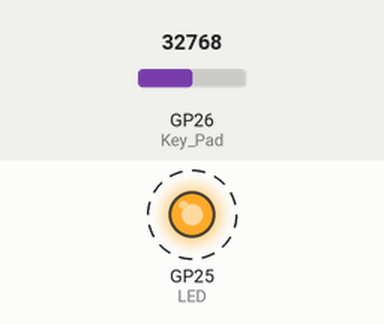
Recording of a program running on a simulated Raspberry Pi Pico running MicroPython. Parts: output pins drawn as LEDs (lit = HIGH). Dashed ring = blinking. Inputs (shaded band) come from the test bench; at power-on: GP26 (Key_Pad) = 32768 (analog values on the 0–65535 scale). Threads take turns every 2 ms; what the program prints to the serial console is not drawn.

Above: at 1.25 s.
1.3 s: GP26 (Key_Pad) set to 5090
Timing chart, 0 to 10.3 s (numbered marks = the images above; inputs shaded):
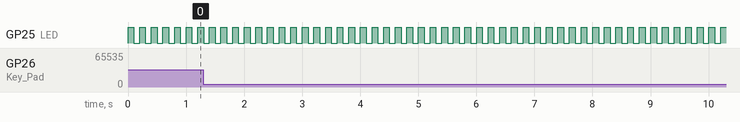

The program:

Analog_Keypad.py
```python
#Matrix keypad - ANALOG 4 x 4 - Refined with buffering to remove key repeats and THREADED
#The thread handles the keyboard scanning, leaving the main loop to handle other tasks.
#When a key is pressed, the value is written to a global variable 'User_Key'.
#The thread now stops checking for key presses until User_Key is processed in the main loop.
#The main loop must process User_Key and then set it to 'null' for the thread to start scanning again.

#connect VCC to 3.3V pin 36
#connect GND to GND  pin 33
#connect OUT to ADC0 pin 31 (GP26 ADC0)

'''
Use the program Key Val Utility.py to obtain these values
KEYMAP showing which key is what analog value and the dividing line between key values
No key pressed averages 408
Full analog range was 65535 @ 1 (top left) to 11490 @ D (bot right)
These readings are avg for each key and then the mid-point between 2 keys
1 65535
--- 62305
2 59075
--- 56177
3 53280
--- 50760
A 48240
--- 44140
4 40040
--- 38490
5 36940
--- 35605
6 34270
--- 33075
B 31880
--- 29830
7 27780
--- 26985
8 26190
--- 25470
9 24750
--- 24185
C 23620
--- 22445
* 21270
--- 18910
0 16550
--- 15045
# 13540
--- 12515
D 11490
--- 5745
  408
'''

import machine
import utime
import _thread

LED = machine.Pin(25, machine.Pin.OUT)
Key_Pad = machine.ADC(0)  #setup analog reading on ADC 0
Raw = 0

Last_Key = "null"        #buffer variable to hold a button press value until button is released
User_Key = "null"        #User pressed key, is set in thread, but can be read in main loop

def Analog_Keyboard_Scanner():  #This function will handle the keyboard and run in its own thread.
    global User_Key
    Last_Key = "null"        #buffer variable to hold a button press value until button is released
    while True:                 #loop forever
        #if someone typed fast, User_Key could be written over before it is handled in the main loop
        #to prevent this, the loop will not accept another key press until the main loop
        #reads the User_Key value and resets it to 'null'
        if User_Key == "null":
            Raw = Key_Pad.read_u16()
            Key = 'null'
            if Raw > 62305:
                Key = "1"
            elif (Raw > 56177) and (Raw <= 62305):
                Key = "2"
            elif (Raw > 50760 ) and (Raw <= 56177):
                Key = "3"
            elif (Raw > 44140) and (Raw <= 50760):
                Key = "A"

            elif (Raw > 38490) and (Raw <= 44140):
                Key = "4"
            elif (Raw > 35605) and (Raw <= 38490):
                Key = "5"
            elif (Raw > 33075) and (Raw <= 35605):
                Key = "6"
            elif (Raw > 29830) and (Raw <= 33075):
                Key = "B"

            elif (Raw > 26985) and (Raw <= 29830):
                Key = "7"
            elif (Raw > 25470) and (Raw <= 26985):
                Key = "8"
            elif (Raw > 24185) and (Raw <= 25470):
                Key = "9"
            elif (Raw > 22445) and (Raw <= 24185):
                Key = "C"

            elif (Raw > 18910) and (Raw <= 22445):
                Key = "*"
            elif (Raw > 15045) and (Raw <= 18910):
                Key = "0"
            elif (Raw > 12515) and (Raw <= 15045):
                Key = "#"
            elif (Raw > 5745) and (Raw <= 12515):
                Key = "D"

            if (Key != "null"):  #Button was pressed - put it in buffer until button is released
                Last_Key = Key   #Store key press in buffer 'Last_Key'
            elif (Key == "null") and (Last_Key != "null"):  #Keypress in buffer, and button was released
                User_Key = Last_Key  #Store key press in variable for reading by main loop
                Last_Key = "null"    #reset buffer to empty so another key press can be recorded

        utime.sleep(.02) #slow down the loop a bit as full speed isn't needed

_thread.start_new_thread(Analog_Keyboard_Scanner,())  #This starts the thread running


while True:  #main loop working on other things
    LED.toggle()
    if User_Key != "null":             #Check for value in User_Key and act on it
        Key_Code = User_Key            #Copy User_Key to  a variable used within main loop
        User_Key = "null"              #Reset User_Key to null so it can be written to again
        print("Key Code =",Key_Code)
    utime.sleep(.1)
```

Measured:
- by itself, GP25 (LED): alternates HIGH for 0.10 s and LOW for 0.10 s
